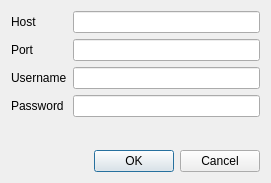
<?xml version="1.0" encoding="UTF-8"?>
<ui version="4.0">
 <class>ConnectDialog</class>
 <widget class="QDialog" name="ConnectDialog">
  <property name="geometry">
   <rect>
    <x>0</x>
    <y>0</y>
    <width>271</width>
    <height>183</height>
   </rect>
  </property>
  <property name="windowTitle">
   <string>Connect to repository</string>
  </property>
  <layout class="QVBoxLayout" name="verticalLayout">
   <item>
    <layout class="QFormLayout" name="formLayout">
     <property name="fieldGrowthPolicy">
      <enum>QFormLayout::ExpandingFieldsGrow</enum>
     </property>
     <item row="0" column="0">
      <widget class="QLabel" name="label">
       <property name="text">
        <string>Host</string>
       </property>
      </widget>
     </item>
     <item row="0" column="1">
      <widget class="QLineEdit" name="host"/>
     </item>
     <item row="1" column="0">
      <widget class="QLabel" name="label_2">
       <property name="text">
        <string>Port</string>
       </property>
      </widget>
     </item>
     <item row="1" column="1">
      <widget class="QLineEdit" name="port"/>
     </item>
     <item row="2" column="0">
      <widget class="QLabel" name="label_3">
       <property name="text">
        <string>Username</string>
       </property>
      </widget>
     </item>
     <item row="2" column="1">
      <widget class="QLineEdit" name="username"/>
     </item>
     <item row="3" column="0">
      <widget class="QLabel" name="label_4">
       <property name="text">
        <string>Password</string>
       </property>
      </widget>
     </item>
     <item row="3" column="1">
      <widget class="QLineEdit" name="password">
       <property name="echoMode">
        <enum>QLineEdit::Password</enum>
       </property>
      </widget>
     </item>
    </layout>
   </item>
   <item>
    <widget class="QDialogButtonBox" name="buttonBox">
     <property name="orientation">
      <enum>Qt::Horizontal</enum>
     </property>
     <property name="standardButtons">
      <set>QDialogButtonBox::Cancel|QDialogButtonBox::Ok</set>
     </property>
    </widget>
   </item>
  </layout>
 </widget>
 <resources/>
 <connections>
  <connection>
   <sender>buttonBox</sender>
   <signal>accepted()</signal>
   <receiver>ConnectDialog</receiver>
   <slot>accept()</slot>
   <hints>
    <hint type="sourcelabel">
     <x>248</x>
     <y>254</y>
    </hint>
    <hint type="destinationlabel">
     <x>157</x>
     <y>274</y>
    </hint>
   </hints>
  </connection>
  <connection>
   <sender>buttonBox</sender>
   <signal>rejected()</signal>
   <receiver>ConnectDialog</receiver>
   <slot>reject()</slot>
   <hints>
    <hint type="sourcelabel">
     <x>316</x>
     <y>260</y>
    </hint>
    <hint type="destinationlabel">
     <x>286</x>
     <y>274</y>
    </hint>
   </hints>
  </connection>
 </connections>
</ui>
